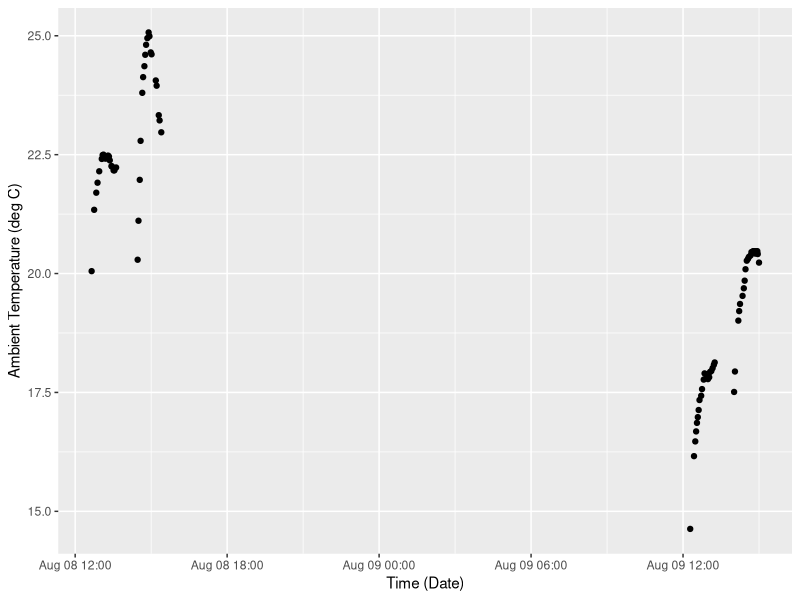
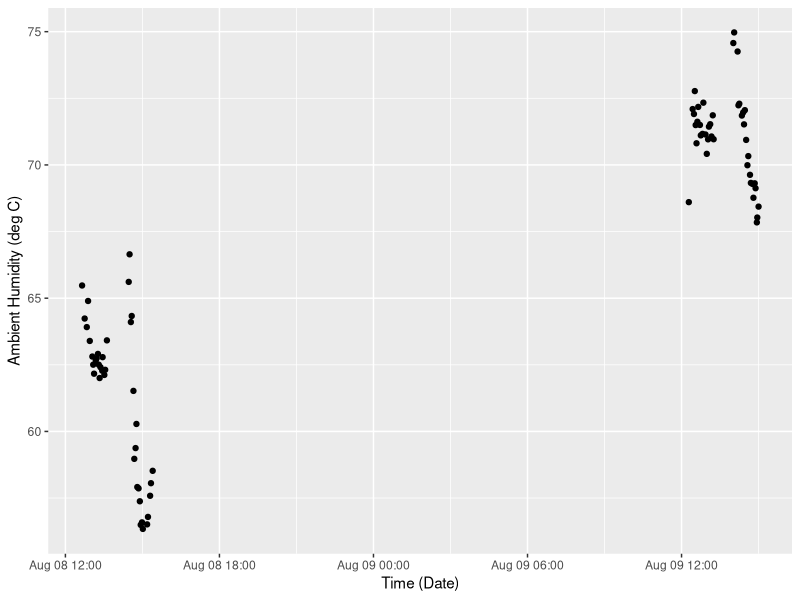
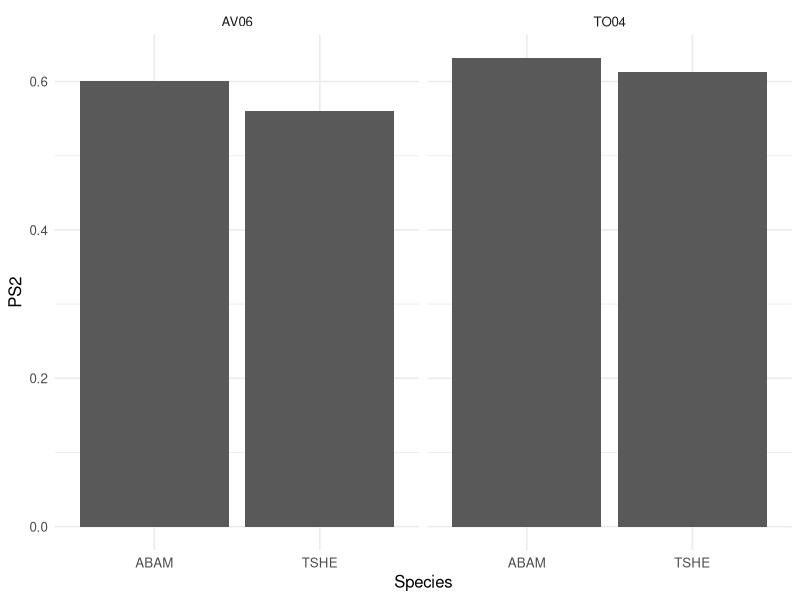
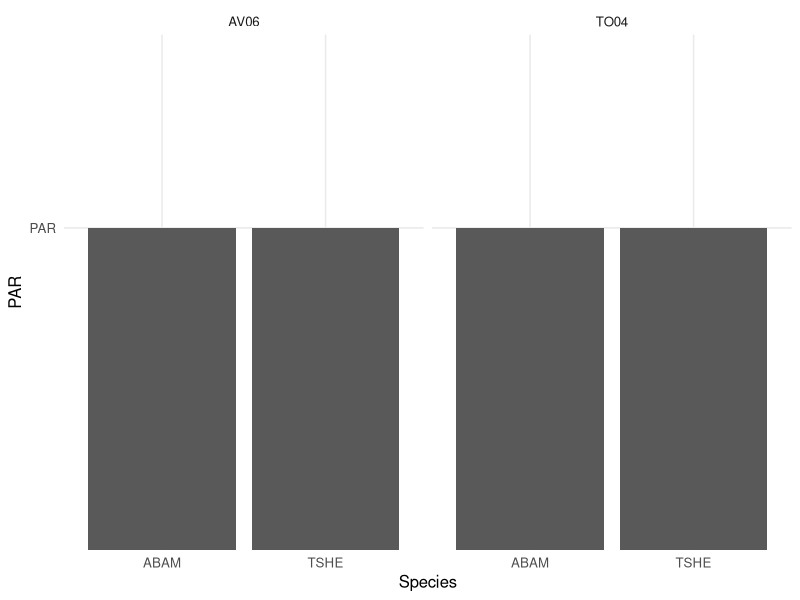
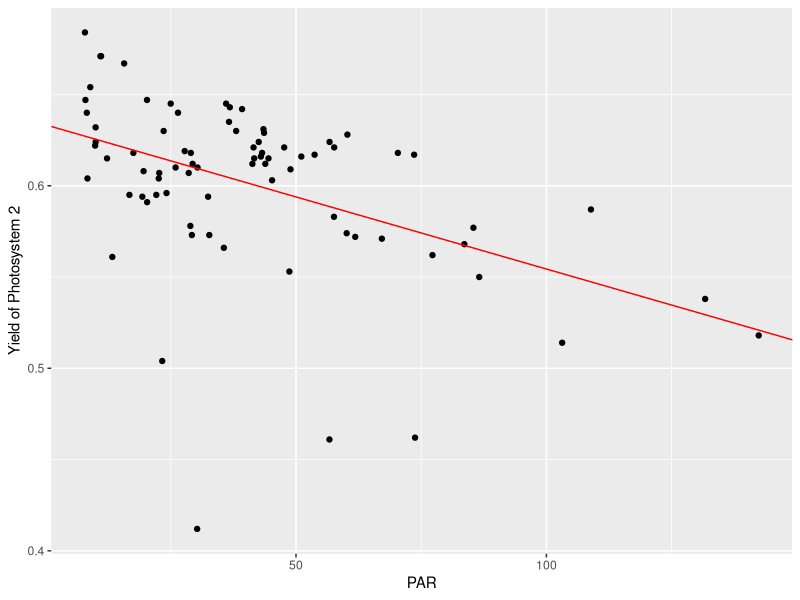
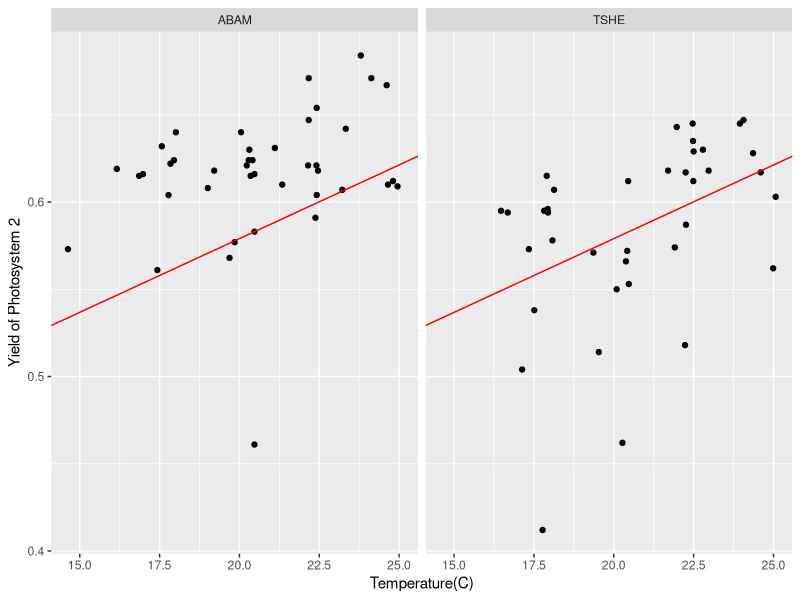
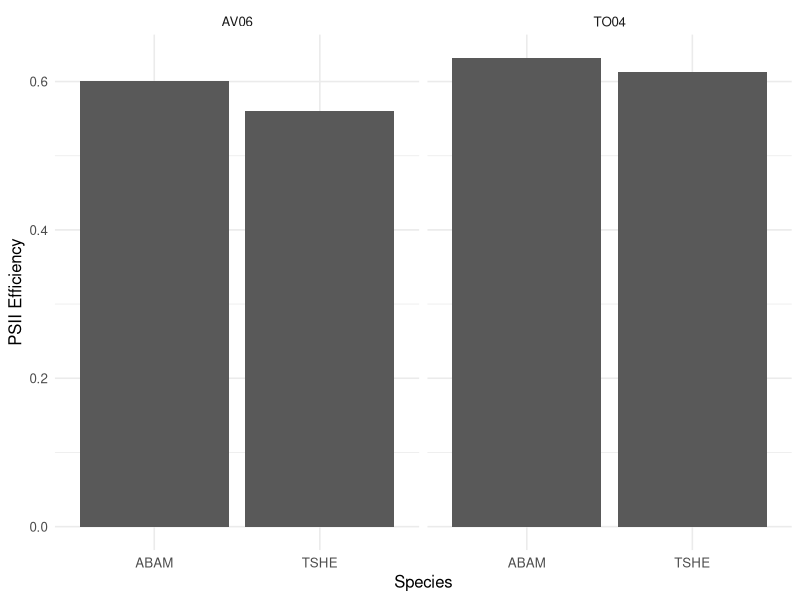
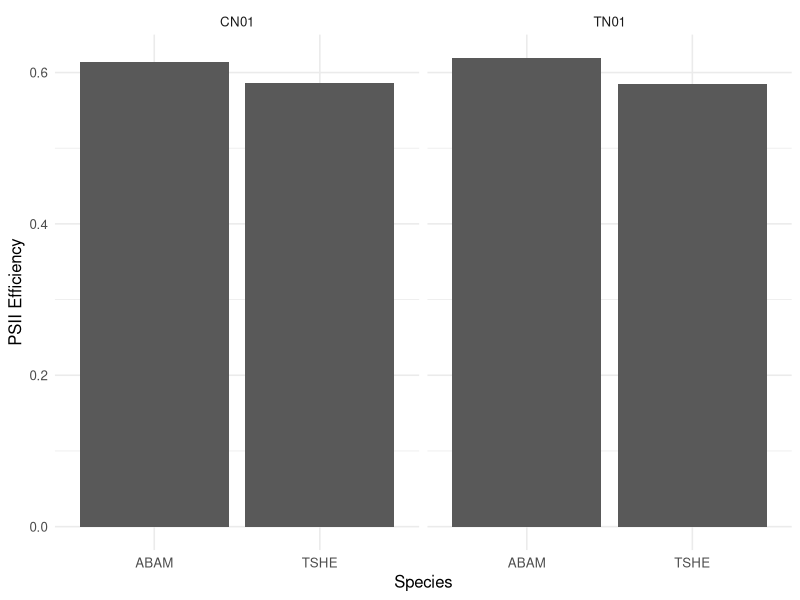

Here is the R script that generated these plots, in order:
## ---- chunk 1
knitr::opts_chunk$set(echo = TRUE)
## ---- chunk 2
library(ggplot2)
library(readr)
library(magrittr)
library(lubridate)
library(tidyverse)
## ---- chunk 3
photosynq.data <- read_csv('./data/photosynq.csv')
photosynq <- photosynq.data[!photosynq.data$Phi2 == "0.136", ]
summary(photosynq)
## ---- chunk 4
head(photosynq)
photosynq$localdate <- mdy(photosynq$Date)
photosynq$localdatetime  <- ymd_hms(paste(photosynq$localdate,photosynq$Time,sep = ' '))

## ---- chunk 5
photosynq %>% ggplot(aes(x=localdatetime,y=`Temperature`)) + geom_point() +
  labs(x="Time (Date)", y="Ambient Temperature (deg C)")

## ---- chunk 6
photosynq %>% ggplot(aes(x=localdatetime,y=`Humidity`)) + geom_point() +
  labs(x="Time (Date)", y="Ambient Humidity (deg C)")

## ---- chunk 7
photosynq %>% ggplot() + geom_bar(aes(x=Species,y=Phi2),stat = "summary", fun.y = "mean") + facet_grid(.~Stand) + labs(x="Species",y="PS2") + theme_minimal(base_size = 12)
ggsave(filename = "figs/Species-comparisions.png",dpi = 300, width = 4, height = 4, units = "in")
## ---- chunk 8
photosynq %>% ggplot() + geom_bar(aes(x=Species,y='PAR'),stat = "summary", fun.y = "mean") + facet_grid(.~Stand) +
  labs(x="Species",y="PAR") + theme_minimal(base_size = 12)
ggsave(filename = "figs/Species-comparisions-lightPAR.png",dpi = 300, width = 4, height = 4, units = "in")
## ---- chunk 9
t.test(photosynq[photosynq$Species=='ABAM',c('Phi2')]$Phi2,
       photosynq[photosynq$Species=='TSHE',c('Phi2')]$Phi2)
t.test(photosynq[photosynq$Stand=='TO04',c('Phi2')]$Phi2,
       photosynq[photosynq$Stand=='AV06',c('Phi2')]$Phi2)
t.test(photosynq[photosynq$Station=='CN01',c('Phi2')]$Phi2,
       photosynq[photosynq$Station=='TN01',c('Phi2')]$Phi2)

## ---- chunk 10
t.test(photosynq[photosynq$Species=='ABAM',c('NPQt')]$NPQt,
       photosynq[photosynq$Species=='TSHE',c('NPQt')]$NPQt)
t.test(photosynq[photosynq$Stand=='TO04',c('NPQt')]$NPQt,
       photosynq[photosynq$Stand=='AV06',c('NPQt')]$NPQt)
t.test(photosynq[photosynq$Station=='CN01',c('NPQt')]$NPQt,
       photosynq[photosynq$Station=='TN01',c('NPQt')]$NPQt)
## ---- chunk 11
t.test(photosynq[photosynq$Species=='ABAM',c('PAR')]$PAR,
       photosynq[photosynq$Species=='TSHE',c('PAR')]$PAR)
t.test(photosynq[photosynq$Stand=='TO04',c('PAR')]$PAR,
       photosynq[photosynq$Stand=='AV06',c('PAR')]$PAR)
t.test(photosynq[photosynq$Station=='CN01',c('PAR')]$PAR,
       photosynq[photosynq$Station=='TN01',c('PAR')]$PAR)
## ---- chunk 12
t.test(photosynq[photosynq$Species=='ABAM' & photosynq$Station=='CN01',c('PAR')]$PAR,
photosynq[photosynq$Species=='TSHE' & photosynq$Station=='CN01',c('PAR')]$PAR)
t.test(photosynq[photosynq$Species=='ABAM' & photosynq$Station=='TN01',c('PAR')]$PAR,
photosynq[photosynq$Species=='TSHE' & photosynq$Station=='TN01',c('PAR')]$PAR)
t.test(photosynq[photosynq$Species=='ABAM' & photosynq$Stand=='TO04',c('PAR')]$PAR,
photosynq[photosynq$Species=='TSHE' & photosynq$Stand=='TO04',c('PAR')]$PAR)
t.test(photosynq[photosynq$Species=='ABAM' & photosynq$Stand=='AV06',c('PAR')]$PAR,
photosynq[photosynq$Species=='TSHE' & photosynq$Stand=='AV06',c('PAR')]$PAR)
## ---- chunk 13
t.test(photosynq[photosynq$Species=='ABAM' & photosynq$Station=='CN01' & photosynq$Stand=='TO04',c('PAR')]$PAR,
photosynq[photosynq$Species=='TSHE' & photosynq$Station=='CN01' & photosynq$Stand=='TO04',c('PAR')]$PAR)
t.test(photosynq[photosynq$Species=='ABAM' & photosynq$Station=='TN01' & photosynq$Stand=='TO04',c('PAR')]$PAR,
photosynq[photosynq$Species=='TSHE' & photosynq$Station=='TN01' & photosynq$Stand=='TO04',c('PAR')]$PAR)
t.test(photosynq[photosynq$Species=='ABAM' & photosynq$Station=='CN01' & photosynq$Stand=='AV06',c('PAR')]$PAR,
photosynq[photosynq$Species=='TSHE' & photosynq$Station=='CN01' & photosynq$Stand=='AV06',c('PAR')]$PAR)
t.test(photosynq[photosynq$Species=='ABAM' & photosynq$Station=='TN01' & photosynq$Stand=='AV06',c('PAR')]$PAR,
photosynq[photosynq$Species=='TSHE' & photosynq$Station=='TN01' & photosynq$Stand=='AV06',c('PAR')]$PAR)
## ---- chunk 14
t.test(photosynq[photosynq$Species=='ABAM',c('Temperature')]$Temperature,
       photosynq[photosynq$Species=='TSHE',c('Temperature')]$Temperature)
t.test(photosynq[photosynq$Stand=='TO04',c('Temperature')]$Temperature,
       photosynq[photosynq$Stand=='AV06',c('Temperature')]$Temperature)
t.test(photosynq[photosynq$Station=='CN01',c('Temperature')]$Temperature,
       photosynq[photosynq$Station=='TN01',c('Temperature')]$Temperature)
## ---- chunk 15
model_linear1 <- lm(Phi2 ~ PAR, data = photosynq)
summary(model_linear1)
PAR_Phi2_intercept <- coef(model_linear1)[1]
PAR_Phi2_slope <- coef(model_linear1)[2]
## ---- chunk 16
ggplot(data = photosynq, aes(x=PAR,y=Phi2)) + geom_point() +
  labs(x="PAR", y="Yield of Photosystem 2") + geom_abline(intercept = PAR_Phi2_intercept, slope = PAR_Phi2_slope, color = 'red')
## ---- chunk 17
model_linear2 <- lm(Phi2 ~ Temperature, data = photosynq[photosynq$Species=="ABAM",])
summary(model_linear2)
Temperature_Phi2_intercept <- coef(model_linear2)[1]
Temperature_Phi2_slope <- coef(model_linear2)[2]
## ---- chunk 18
model_linear2 <- lm(Phi2 ~ Temperature, data = photosynq[photosynq$Species=="TSHE",])
summary(model_linear2)
Temperature_Phi2_intercept <- coef(model_linear2)[1]
Temperature_Phi2_slope <- coef(model_linear2)[2]
## ---- chunk 19
ggplot(data = photosynq, aes(x=Temperature,y=Phi2)) + geom_point() +
  labs(x="Temperature(C)", y="Yield of Photosystem 2") + geom_abline(intercept = Temperature_Phi2_intercept, slope = Temperature_Phi2_slope, color = 'red') + facet_grid(.~Species)
## ---- chunk 20
model_linear3 <- lm(Phi2 ~ PAR, data = photosynq)
summary(model_linear3)
PAR_Phi2_intercept <- coef(model_linear3)[1]
PAR_Phi2_slope <- coef(model_linear3)[2]
## ---- chunk 21
t.test(photosynq[photosynq$Species=='ABAM' & photosynq$Station=='CN01',c('NPQt')]$NPQt,
photosynq[photosynq$Species=='TSHE' & photosynq$Station=='CN01',c('NPQt')]$NPQt)
t.test(photosynq[photosynq$Species=='ABAM' & photosynq$Station=='TN01',c('NPQt')]$NPQt,
photosynq[photosynq$Species=='TSHE' & photosynq$Station=='TN01',c('NPQt')]$NPQt)
t.test(photosynq[photosynq$Species=='ABAM' & photosynq$Stand=='TO04',c('NPQt')]$NPQt,
photosynq[photosynq$Species=='TSHE' & photosynq$Stand=='TO04',c('NPQt')]$NPQt)
t.test(photosynq[photosynq$Species=='ABAM' & photosynq$Stand=='AV06',c('NPQt')]$NPQt,
photosynq[photosynq$Species=='TSHE' & photosynq$Stand=='AV06',c('NPQt')]$NPQt)

## ---- chunk 22
t.test(photosynq[photosynq$Species=='ABAM' & photosynq$Station=='CN01',c('PhiNO')]$PhiNO,
photosynq[photosynq$Species=='TSHE' & photosynq$Station=='CN01',c('PhiNO')]$PhiNO)
t.test(photosynq[photosynq$Species=='ABAM' & photosynq$Station=='TN01',c('PhiNO')]$PhiNO,
photosynq[photosynq$Species=='TSHE' & photosynq$Station=='TN01',c('PhiNO')]$PhiNO)
t.test(photosynq[photosynq$Species=='ABAM' & photosynq$Stand=='TO04',c('PhiNO')]$PhiNO,
photosynq[photosynq$Species=='TSHE' & photosynq$Stand=='TO04',c('PhiNO')]$PhiNO)
t.test(photosynq[photosynq$Species=='ABAM' & photosynq$Stand=='AV06',c('PhiNO')]$PhiNO,
photosynq[photosynq$Species=='TSHE' & photosynq$Stand=='AV06',c('PhiNO')]$PhiNO)
## ---- chunk 23
t.test(photosynq[photosynq$Species=='ABAM' & photosynq$Station=='CN01',]$LEF,
photosynq[photosynq$Species=='TSHE' & photosynq$Station=='CN01',]$LEF)
t.test(photosynq[photosynq$Species=='ABAM' & photosynq$Station=='TN01',]$LEF,
photosynq[photosynq$Species=='TSHE' & photosynq$Station=='TN01',]$LEF)
t.test(photosynq[photosynq$Species=='ABAM' & photosynq$Stand=='TO04',]$LEF,
photosynq[photosynq$Species=='TSHE' & photosynq$Stand=='TO04',]$LEF)
t.test(photosynq[photosynq$Species=='ABAM' & photosynq$Stand=='AV06',]$LEF,
photosynq[photosynq$Species=='TSHE' & photosynq$Stand=='AV06',]$LEF)

## ---- chunk 24
## ABAM vs. TSHE for gap low elevation
t.test(photosynq[photosynq$Species=='ABAM' & photosynq$Station=='CN01' & photosynq$Stand=='TO04',c('Chlorophyll')]$Chlorophyll,
photosynq[photosynq$Species=='TSHE' & photosynq$Station=='CN01' & photosynq$Stand=='TO04',c('Chlorophyll')]$Chlorophyll)
## ABAM vs. TSHE for nogap low elevation
t.test(photosynq[photosynq$Species=='ABAM' & photosynq$Station=='TN01' & photosynq$Stand=='TO04',c('Chlorophyll')]$Chlorophyll,
photosynq[photosynq$Species=='TSHE' & photosynq$Station=='TN01' & photosynq$Stand=='TO04',c('Chlorophyll')]$Chlorophyll)
## ABAM vs. TSHE for gap high elevation
t.test(photosynq[photosynq$Species=='ABAM' & photosynq$Station=='CN01' & photosynq$Stand=='AV06',c('Chlorophyll')]$Chlorophyll,
photosynq[photosynq$Species=='TSHE' & photosynq$Station=='CN01' & photosynq$Stand=='AV06',c('Chlorophyll')]$Chlorophyll)
## ABAM vs. TSHE for nogap high elevation
t.test(photosynq[photosynq$Species=='ABAM' & photosynq$Station=='TN01' & photosynq$Stand=='AV06',c('Chlorophyll')]$Chlorophyll,
photosynq[photosynq$Species=='TSHE' & photosynq$Station=='TN01' & photosynq$Stand=='AV06',c('Chlorophyll')]$Chlorophyll)

## ---- chunk 25
t.test(photosynq[photosynq$Species=='ABAM' & photosynq$Station=='CN01',]$Phi2,
photosynq[photosynq$Species=='TSHE' & photosynq$Station=='CN01',]$Phi2)
t.test(photosynq[photosynq$Species=='ABAM' & photosynq$Station=='TN01',]$Phi2,
photosynq[photosynq$Species=='TSHE' & photosynq$Station=='TN01',]$Phi2)
t.test(photosynq[photosynq$Species=='ABAM' & photosynq$Stand=='TO04',]$Phi2,
photosynq[photosynq$Species=='TSHE' & photosynq$Stand=='TO04',]$Phi2)
t.test(photosynq[photosynq$Species=='ABAM' & photosynq$Stand=='AV06',]$Phi2,
photosynq[photosynq$Species=='TSHE' & photosynq$Stand=='AV06',]$Phi2)

## ---- chunk 26
##compare gaps between stands
t.test(photosynq[photosynq$Stand=='TO04' & photosynq$Station=='CN01',]$Phi2,
photosynq[photosynq$Stand=='AV06' & photosynq$Station=='CN01',]$Phi2)
##compare nogaps between stands
t.test(photosynq[photosynq$Stand=='TO04' & photosynq$Station=='TN01',]$Phi2,
photosynq[photosynq$Stand=='AV06' & photosynq$Station=='TN01',]$Phi2)
##compare gaps vs nongaps at the same stand
t.test(photosynq[photosynq$Stand=='TO04' & photosynq$Station=='CN01',]$Phi2,
photosynq[photosynq$Stand=='TO04' & photosynq$Station=='TN01',]$Phi2)
##compare gaps vs nongaps at the same stand
t.test(photosynq[photosynq$Stand=='AV06' & photosynq$Station=='CN01',]$Phi2,
photosynq[photosynq$Stand=='AV06' & photosynq$Station=='TN01',]$Phi2)
## ---- chunk 27
##compare gaps between stands for TSHE
t.test(photosynq[photosynq$Stand=='TO04' & photosynq$Station=='CN01' & photosynq$Species=='TSHE',]$Phi2,
photosynq[photosynq$Stand=='AV06' & photosynq$Station=='CN01' & photosynq$Species=='TSHE',]$Phi2)
##compare nogaps between stands for TSHE
t.test(photosynq[photosynq$Stand=='TO04' & photosynq$Station=='TN01' & photosynq$Species=='TSHE',]$Phi2,
photosynq[photosynq$Stand=='AV06' & photosynq$Station=='TN01' & photosynq$Species=='TSHE',]$Phi2)
##compare gaps vs nongaps at the same stand for TSHE
t.test(photosynq[photosynq$Stand=='TO04' & photosynq$Station=='CN01' & photosynq$Species=='TSHE',]$Phi2,
photosynq[photosynq$Stand=='TO04' & photosynq$Station=='TN01' & photosynq$Species=='TSHE',]$Phi2)
##compare gaps vs nongaps at the same stand for TSHE
t.test(photosynq[photosynq$Stand=='AV06' & photosynq$Station=='CN01' & photosynq$Species=='TSHE',]$Phi2,
photosynq[photosynq$Stand=='AV06' & photosynq$Station=='TN01' & photosynq$Species=='TSHE',]$Phi2)
## ---- chunk 28
##compare gaps between stands for ABAM
t.test(photosynq[photosynq$Stand=='TO04' & photosynq$Station=='CN01' & photosynq$Species=='ABAM',]$Phi2,
photosynq[photosynq$Stand=='AV06' & photosynq$Station=='CN01' & photosynq$Species=='ABAM',]$Phi2)
##compare nogaps between stands for ABAM
t.test(photosynq[photosynq$Stand=='TO04' & photosynq$Station=='TN01' & photosynq$Species=='ABAM',]$Phi2,
photosynq[photosynq$Stand=='AV06' & photosynq$Station=='TN01' & photosynq$Species=='ABAM',]$Phi2)
##compare gaps vs nongaps at the same stand for ABAM
t.test(photosynq[photosynq$Stand=='TO04' & photosynq$Station=='CN01' & photosynq$Species=='ABAM',]$Phi2,
photosynq[photosynq$Stand=='TO04' & photosynq$Station=='TN01' & photosynq$Species=='ABAM',]$Phi2)
##compare gaps vs nongaps at the same stand for ABAM
t.test(photosynq[photosynq$Stand=='AV06' & photosynq$Station=='CN01' & photosynq$Species=='ABAM',]$Phi2,
photosynq[photosynq$Stand=='AV06' & photosynq$Station=='TN01' & photosynq$Species=='ABAM',]$Phi2)

## ---- chunk 29
## ABAM vs. TSHE for gap low elevation
t.test(photosynq[photosynq$Species=='ABAM' & photosynq$Station=='CN01' & photosynq$Stand=='TO04',c('PhiNO')]$PhiNO,
photosynq[photosynq$Species=='TSHE' & photosynq$Station=='CN01' & photosynq$Stand=='TO04',c('PhiNO')]$PhiNO)
## ABAM vs. TSHE for nogap low elevation
t.test(photosynq[photosynq$Species=='ABAM' & photosynq$Station=='TN01' & photosynq$Stand=='TO04',c('PhiNO')]$PhiNO,
photosynq[photosynq$Species=='TSHE' & photosynq$Station=='TN01' & photosynq$Stand=='TO04',c('PhiNO')]$PhiNO)
## ABAM vs. TSHE for gap high elevation
t.test(photosynq[photosynq$Species=='ABAM' & photosynq$Station=='CN01' & photosynq$Stand=='AV06',c('PhiNO')]$PhiNO,
photosynq[photosynq$Species=='TSHE' & photosynq$Station=='CN01' & photosynq$Stand=='AV06',c('PhiNO')]$PhiNO)
## ABAM vs. TSHE for nogap high elevation
t.test(photosynq[photosynq$Species=='ABAM' & photosynq$Station=='TN01' & photosynq$Stand=='AV06',c('PhiNO')]$PhiNO,
photosynq[photosynq$Species=='TSHE' & photosynq$Station=='TN01' & photosynq$Stand=='AV06',c('PhiNO')]$PhiNO)
## ---- chunk 30
##compare gaps between stands
t.test(photosynq[photosynq$Stand=='TO04' & photosynq$Station=='CN01',]$Phi2,
photosynq[photosynq$Stand=='AV06' & photosynq$Station=='CN01',]$Phi2)
##compare nogaps between stands
t.test(photosynq[photosynq$Stand=='TO04' & photosynq$Station=='TN01',]$Phi2,
photosynq[photosynq$Stand=='AV06' & photosynq$Station=='TN01',]$Phi2)
##compare gaps vs nongaps at the same stand
t.test(photosynq[photosynq$Stand=='TO04' & photosynq$Station=='CN01',]$Phi2,
photosynq[photosynq$Stand=='TO04' & photosynq$Station=='TN01',]$Phi2)
##compare gaps vs nongaps at the same stand
t.test(photosynq[photosynq$Stand=='AV06' & photosynq$Station=='CN01',]$Phi2,
photosynq[photosynq$Stand=='AV06' & photosynq$Station=='TN01',]$Phi2)
## ---- chunk 31
##compare gaps between stands
t.test(photosynq[photosynq$Stand=='TO04' & photosynq$Station=='CN01',]$PhiNPQ,
photosynq[photosynq$Stand=='AV06' & photosynq$Station=='CN01',]$PhiNPQ)
##compare nogaps between stands
t.test(photosynq[photosynq$Stand=='TO04' & photosynq$Station=='TN01',]$PhiNPQ,
photosynq[photosynq$Stand=='AV06' & photosynq$Station=='TN01',]$PhiNPQ)
##compare gaps vs nongaps at the same stand
t.test(photosynq[photosynq$Stand=='TO04' & photosynq$Station=='CN01',]$PhiNPQ,
photosynq[photosynq$Stand=='TO04' & photosynq$Station=='TN01',]$PhiNPQ)
##compare gaps vs nongaps at the same stand
t.test(photosynq[photosynq$Stand=='AV06' & photosynq$Station=='CN01',]$PhiNPQ,
photosynq[photosynq$Stand=='AV06' & photosynq$Station=='TN01',]$PhiNPQ)
## ---- chunk 32
##compare gaps between stands
t.test(photosynq[photosynq$Stand=='TO04' & photosynq$Station=='CN01',]$PAR,
photosynq[photosynq$Stand=='AV06' & photosynq$Station=='CN01',]$PAR)
##compare nogaps between stands
t.test(photosynq[photosynq$Stand=='TO04' & photosynq$Station=='TN01',]$PAR,
photosynq[photosynq$Stand=='AV06' & photosynq$Station=='TN01',]$PAR)
##compare gaps vs nongaps at the same stand
t.test(photosynq[photosynq$Stand=='TO04' & photosynq$Station=='CN01',]$PAR,
photosynq[photosynq$Stand=='TO04' & photosynq$Station=='TN01',]$PAR)
##compare gaps vs nongaps at the same stand
t.test(photosynq[photosynq$Stand=='AV06' & photosynq$Station=='CN01',]$PAR,
photosynq[photosynq$Stand=='AV06' & photosynq$Station=='TN01',]$PAR)
## ---- chunk 33
##compare gaps between stands
t.test(photosynq[photosynq$Stand=='TO04' & photosynq$Station=='CN01',]$Humidity,
photosynq[photosynq$Stand=='AV06' & photosynq$Station=='CN01',]$Humidity)
##compare nogaps between stands
t.test(photosynq[photosynq$Stand=='TO04' & photosynq$Station=='TN01',]$Humidity,
photosynq[photosynq$Stand=='AV06' & photosynq$Station=='TN01',]$Humidity)
##compare gaps vs nongaps at the same stand
t.test(photosynq[photosynq$Stand=='TO04' & photosynq$Station=='CN01',]$Humidity,
photosynq[photosynq$Stand=='TO04' & photosynq$Station=='TN01',]$Humidity)
##compare gaps vs nongaps at the same stand
t.test(photosynq[photosynq$Stand=='AV06' & photosynq$Station=='CN01',]$Humidity,
photosynq[photosynq$Stand=='AV06' & photosynq$Station=='TN01',]$Humidity)
## ---- chunk 34
t.test(photosynq[photosynq$Stand=='TO04' & photosynq$Species=='ABAM',]$Phi2,
photosynq[photosynq$Stand=='AV06' & photosynq$Species=='TSHE',]$Phi2)
## ---- chunk 35
t.test(photosynq[photosynq$Species=='ABAM' & photosynq$Station=='CN01',]$Phi2,
photosynq[photosynq$Species=='TSHE' & photosynq$Station=='CN01',]$Phi2)
t.test(photosynq[photosynq$Species=='ABAM' & photosynq$Station=='TN01',]$Phi2,
photosynq[photosynq$Species=='TSHE' & photosynq$Station=='TN01',]$Phi2)
t.test(photosynq[photosynq$Species=='ABAM' & photosynq$Stand=='TO04',]$Phi2,
photosynq[photosynq$Species=='TSHE' & photosynq$Stand=='TO04',]$Phi2)
t.test(photosynq[photosynq$Species=='ABAM' & photosynq$Stand=='AV06',]$Phi2,
photosynq[photosynq$Species=='TSHE' & photosynq$Stand=='AV06',]$Phi2)
## ---- chunk 36
t.test(photosynq[photosynq$Species=='ABAM' & photosynq$Station=='CN01',c('NPQt')]$NPQt,
photosynq[photosynq$Species=='TSHE' & photosynq$Station=='CN01',c('NPQt')]$NPQt)
t.test(photosynq[photosynq$Species=='ABAM' & photosynq$Station=='TN01',c('NPQt')]$NPQt,
photosynq[photosynq$Species=='TSHE' & photosynq$Station=='TN01',c('NPQt')]$NPQt)
t.test(photosynq[photosynq$Species=='ABAM' & photosynq$Stand=='TO04',c('NPQt')]$NPQt,
photosynq[photosynq$Species=='TSHE' & photosynq$Stand=='TO04',c('NPQt')]$NPQt)
t.test(photosynq[photosynq$Species=='ABAM' & photosynq$Stand=='AV06',c('NPQt')]$NPQt,
photosynq[photosynq$Species=='TSHE' & photosynq$Stand=='AV06',c('NPQt')]$NPQt)

## ---- chunk 37
## Graph 1: Phi2 - ABAM vs. TSHE by Elevation
photosynq %>% ggplot() + geom_bar(aes(x=Species,y=Phi2),stat = "summary", fun.y = "mean") + facet_grid(.~Stand) +
  labs(x="Species",y="PSII Efficiency") + theme_minimal(base_size = 12)
ggsave(filename = "figs/Species-comparisons-by-elevation-Phi2.png",dpi = 300, width = 4, height = 4, units = "in")

## Graph 2: Phi2 - ABAM vs. TSHE by Canopy Coverage
photosynq %>% ggplot() + geom_bar(aes(x=Species,y=Phi2),stat = "summary", fun.y = "mean") + facet_grid(.~Station) +
  labs(x="Species",y="PSII Efficiency") + theme_minimal(base_size = 12)
ggsave(filename = "figs/Species-comparisons-by-canopy-Phi2.png",dpi = 300, width = 4, height = 4, units = "in")

## Graph 3: NPQt - ABAM vs. TSHE by Elevation
photosynq %>% ggplot() + geom_bar(aes(x=Species,y=NPQt),stat = "summary", fun.y = "mean") + facet_grid(.~Stand) +
  labs(x="Species",y="Non-photochemical Quenching") + theme_minimal(base_size = 12)
ggsave(filename = "figs/Species-comparisons-by-elevation-NPQt.png",dpi = 300, width = 4, height = 4, units = "in")

## Graph 4: NPQt - ABAM vs. TSHE by Canopy Coverage
photosynq %>% ggplot() + geom_bar(aes(x=Species,y=NPQt),stat = "summary", fun.y = "mean") + facet_grid(.~Station) +
  labs(x="Species",y="Non-photochemical Quenching") + theme_minimal(base_size = 12)
ggsave(filename = "figs/Species-comparisons-by-canopy-NPQt.png",dpi = 300, width = 4, height = 4, units = "in")

